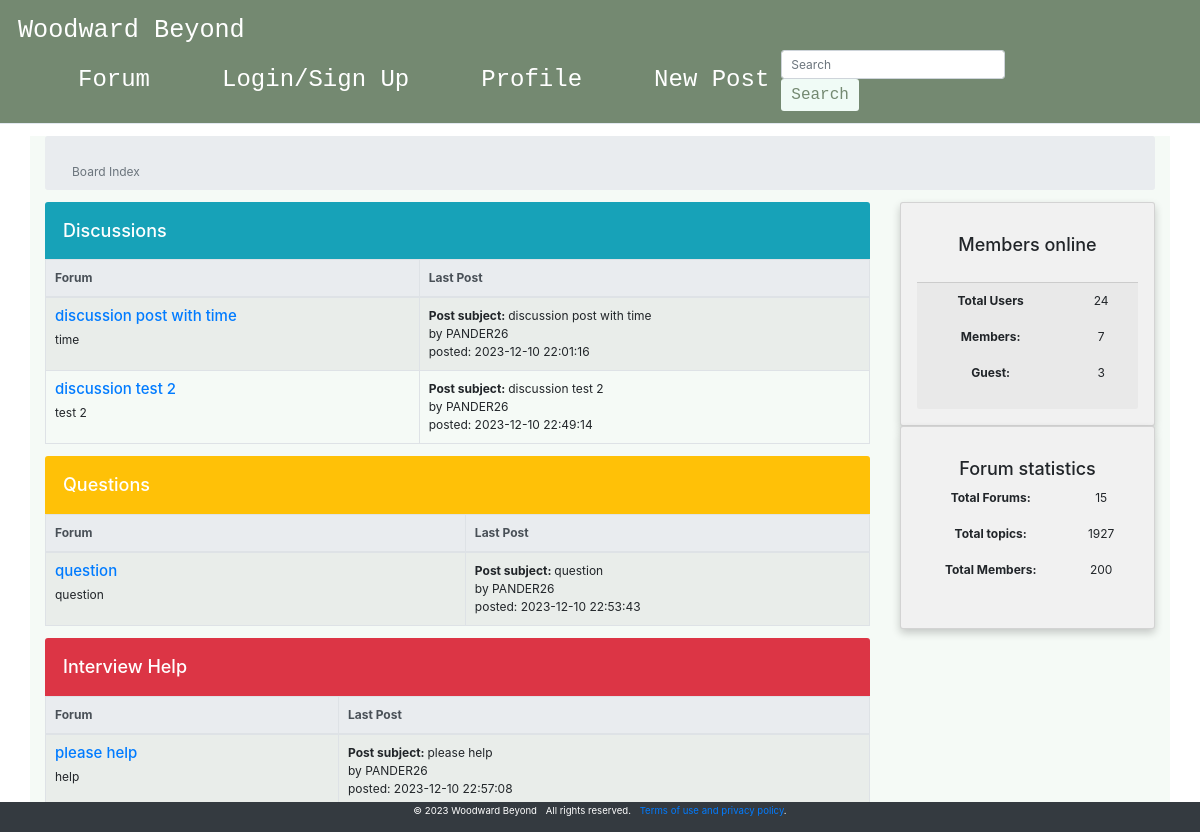
The app's page /index.html, older data.
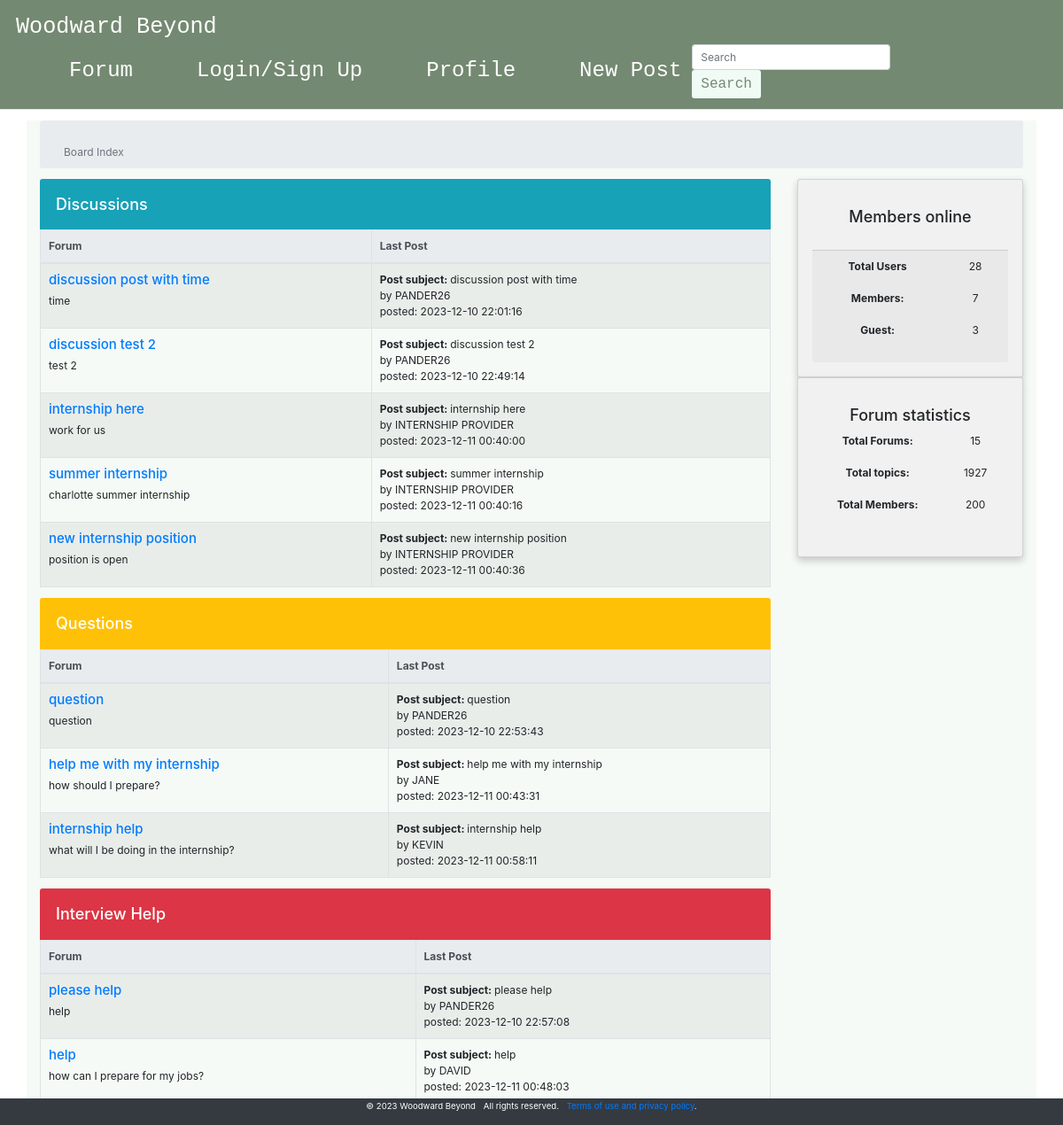
The same page, newer data.
### tables this page shows
CREATE TABLE posts (
            id INTEGER PRIMARY KEY AUTOINCREMENT,
            author_id INTEGER,
            title TEXT NOT NULL,
            content TEXT NOT NULL,
            category TEXT NOT NULL,
            timestamp TIMESTAMP DEFAULT CURRENT_TIMESTAMP,
            FOREIGN KEY (author_id) REFERENCES users(id)
        );

CREATE TABLE users (id int, username text, password text, date TEXT);

### app.py (the view)
@app.route('/index.html')
def index():
    conn=get_db_connection()
    cursor=conn.cursor()
    totalusers=len(cursor.execute('SELECT * FROM users').fetchall())
    session['signed_up'] = False
    posts = get_posts()
    u=''
    if 'username' in session.keys():
        u=session['username']
    return render_template('index.html', items=posts, username=u, totalusers=totalusers)

### app.py (called while the page is built)
def get_db_connection():
    conn = sqlite3.connect('database/wb.db')
    conn.row_factory = sqlite3.Row
    return conn

def get_posts():
    conn = get_db_connection()
    cursor = conn.cursor()
    cursor.execute('''
        SELECT posts.id, posts.title, posts.content, posts.category, posts.author_id, users.username, posts.timestamp
        FROM posts
        JOIN users ON posts.author_id = users.id
    ''')
    posts = cursor.fetchall()
    conn.close()
    return posts

### templates/index.html (shortened to what this page needs)
<!DOCTYPE html>
<html lang="en">
<head>
<link rel="stylesheet" href="https://stackpath.bootstrapcdn.com/bootstrap/4.3.1/css/bootstrap.min.css">
</head>
<body>
            {% include 'header.html'%}
    <div class="container my-3 ww-body">
    <nav class="breadcrumb">
        <div class="container mt-4">
            <span class="breadcrumb-item active">Board Index</span>
        </div>
    </nav>
    <div class="row">
        <div class="col-12 col-xl-9">
    <h2 class="h4 text-white bg-info mb-0 p-4 rounded-top">Discussions</h2>
    <table class ="table table-striped table-bordered table-fixed">
        <thead class="thead-light">
            <tr>
                <th scope="col" class="forum-col">Forum</th>
                <th scope="col">Last Post</th>
            </tr>
        </thead>
        <tbody>
            {% for post in items %}
                {% if post['category'] == 'Discussion' %}
                    <tr>
                        <td>
                            <h3 class="h5"><a href="{{ url_for('view_post', id=post.id) }}">{{ post['title'] }}</a></h3>
                            <div class="fixed-table-content">
                                <p>{{ post['content'] }} </p>
                            </div>
                        </td>
                        <td>
                            <div><span class="font-weight-bold"> Post subject: </span>{{ post['title'] }}</div>
                            <div>by {{ post['username'] }}</div>
                            <div> posted: {{ post['timestamp'] }}</div>
                        </td>
                    </tr>
                {% endif %}
            {% endfor %}
        </tbody>
    </table>
    <h2 class="h4 text-white bg-warning mb-0 p-4 rounded-top">Questions</h2>
    <table class ="table table-striped table-bordered table-fixed">
        <thead class="thead-light">
            <tr>
                <th scope="col" class="forum-col">Forum</th>
                <th scope="col" class="last-post-col">Last Post</th>
            </tr>
        </thead>
        <tbody>
            {% for post in items %}
                {% if post['category'] == 'Question' %}
                    <tr>
                        <td>
                            <h3 class="h5"><a href="{{ url_for('view_post', id=post.id) }}">{{ post['title'] }}</a></h3>
                            <div class="fixed-table-content">
                                <p>{{ post['content'] }} </p>
                            </div>
                        </td>
                        <td>
                            <div><span class="font-weight-bold"> Post subject: </span>{{ post['title'] }}</div>
                            <div>by {{ post['username'] }}</div>
                            <div> posted: {{ post['timestamp'] }}</div>
                        </td>
                    </tr>
                {% endif %}
            {% endfor %}
        </tbody>
    </table>
    <h2 class="h4 text-white bg-danger mb-0 p-4 rounded-top">Interview Help</h2>
    <table class ="table table-striped table-bordered table-fixed">
        <thead class="thead-light">
            <tr>
                <th scope="col">Forum</th>
                <th scope="col">Last Post</th>
            </tr>
        </thead>
        <tbody>
            {% for post in items %}
                {% if post['category'] == 'Interview Help' %}
                    <tr>
                        <td>
                            <h3 class="h5"><a href="{{ url_for('view_post', id=post.id) }}">{{ post['title'] }}</a></h3>
                            <div class="fixed-table-content">
                                <p>{{ post['content'] }} </p>
                            </div>
                        </td>
                        <td>
                            <div><span class="font-weight-bold"> Post subject: </span>{{ post['title'] }}</div>
                            <div>by {{ post['username'] }}</div>
                            <div> posted: {{ post['timestamp'] }}</div>
                        </td>
                    </tr>
                {% endif %}
            {% endfor %}
        </tbody>
    </table>
</div>
    <div class="col-12 col-xl-3">
    <aside>
        <div class="row">
        <div class="col-12 col-sm-6 col-xl-12">
        <div class ="card">
            <div class="card-body">
                <h2 class="h4 card-title">Members online</h2>
            </div>
            <div class="card-footer">
                <dl class="row">
                    <dt class="col-8">Total Users</dt>
                    <dd class="col-4">{{totalusers}}</dd>
                </dl>
                <dl class="row">
                    <dt class="col-8">Members:</dt>
                    <dd class="col-4">7</dd>
                </dl>
                <dl class="row">
                    <dt class="col-8">Guest:</dt>
                    <dd class="col-4">3</dd>
                </dl>
                </div>
            </div>
        </div>
        <div class="col-12 col-sm-6 col-xl-12">
        <div class="card">
            <div class="card-body">
                <h2 class="h4 card-title">Forum statistics</h2>
                <dl class="row">
                    <dt class="col-8">Total Forums:</dt>
                    <dd class="col-4">15</dd>
                </dl>
                <dl class="row">
                    <dt class="col-8">Total topics:</dt>
                    <dd class="col-4">1927</dd>
                </dl>
                <dl class="row">
                    <dt class="col-8">Total Members:</dt>
                    <dd class="col-4">200</dd>
                </dl>
                </div>
            </div>
        </div>
    </aside>
  </div>
 </div>
</div>
<footer class="small">
    <div class="container">
    <ul class="list-inline">
        <li class="list-inline-item">&copy; 2023 Woodward Beyond</li>
        <li class="list-inline-item">All rights reserved.</li>
        <li class="list-inline-item"><a href="#0">Terms of use and privacy policy</a>.</li>
    </ul>
</div>
</footer>
</body>
</html>

### templates/header.html (shortened to what this page needs)
<link
      rel="stylesheet"
      type="text/css"
      href="{{ url_for('static', filename='style.css') }}"
/>
<header class="header">
    <nav class="navbar">
        <a href="{{ url_for('index') }}" class="nav-logo">Woodward Beyond</a>
        <ul class="nav-menu">
            <li class="nav-item">
                <a href="index.html" class="navbar-brand">Forum</a>
            </li>
            <li class="nav-item">
                <a href="login.html" class="navbar-brand">Login/Sign Up</a>
            </li>
            <li class="nav-item">
                <a href="profile.html" class="navbar-brand">Profile</a>
            </li>
            <li class="nav-item">
                <a href="new-post.html" class="navbar-brand">New Post</a>
            </li>
            <li>
                <form action="{{ url_for('search') }}" method="GET" class="search-form">
                    <input type="text" name="query" class="form-control mr-3 mb-2 mb-sm-0" placeholder="Search">
                    <button type="submit" class="ww-btn btn btn-primary">Search</button>
                </form>
            </li>
        </ul>
    </nav>
</header>

### static/style.css (style rules this page uses)
* { margin: 0; padding: 0; box-sizing: border-box; }
body { display: flex; flex-direction: column; min-height: 100vh; margin: 0; }
.container { flex: 1; }
html { font-size: 75%; font-family: 'Roboto', sans-serif; }
li { list-style: none; }
a { text-decoration: none; }
.header { border-bottom: 1px solid #E2E8F0; }
.navbar { display: flex; justify-content: space-between; align-items: center; padding: 1rem 1.5rem; background-color: #748971; }
.nav-menu { display: flex; justify-content: space-between; align-items: center; margin: 0; }
.navbar-brand { font-size: 2rem; font-weight: 500; color: #ffffff; font-family: 'JetBrains Mono', monospace; }
.nav-item { margin-left: 5rem; }
.nav-logo { font-size: 2.1rem; font-weight: 500; color: #ffffff; font-family: 'JetBrains Mono', monospace; }
.ww-btn { background-color: #F0FBF6; border: none; color: #748971; padding: 4px 10px; text-align: center; text-decoration: none; display: inline-block; font-size: 16px; font-family: 'JetBrains Mono', monospace; }
.card { box-shadow: 0 4px 8px 0 rgba(0, 0, 0, 0.2); padding: 16px; text-align: center; background-color: #f1f1f1; }
footer { position: fixed; bottom: 0; width: 100%; background-color: #343a40; color: white; padding: 2px; text-align: center; }

### templates/index.html (style rules this page uses)
.forum-col { min-width: 16em; }
.created-col, .last-post-col { min-width: 12em; }
.ww-body { background-color: #F5FAF6; }
.ww-btn { background-color: #D0E1D4; }

Row changes from the older to the newer data that the page shows:
added posts: title "internship here", content "work for us", username "INTERNSHIP PROVIDER", timestamp "2023-12-11 00:40:00", shown under "Discussions"
added posts: title "summer internship", content "charlotte summer internship", username "INTERNSHIP PROVIDER", timestamp "2023-12-11 00:40:16", shown under "Discussions"
added posts: title "new internship position", content "position is open", username "INTERNSHIP PROVIDER", timestamp "2023-12-11 00:40:36", shown under "Discussions"
added posts: title "help me with my internship", content "how should I prepare?", username "JANE", timestamp "2023-12-11 00:43:31", shown under "Questions"
added posts: title "internship help", content "what will I be doing in the internship?", username "KEVIN", timestamp "2023-12-11 00:58:11", shown under "Questions"
added posts: title "help", content "how can I prepare for my jobs?", username "DAVID", timestamp "2023-12-11 00:48:03", shown under "Interview Help"
Text that changed along with them:
{{ totalusers }}: "24" → "28"
